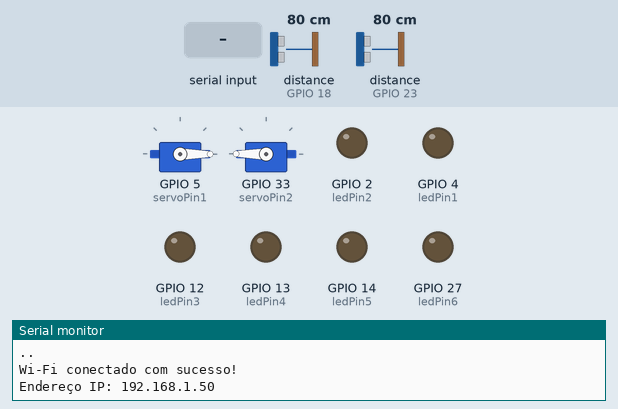
The sketch below on a simulated ESP32. Shown: 2 × servo, output pins drawn as LEDs (lit = HIGH), the last lines printed to the serial monitor. Wiring (inferred from the names in the program): 2 × ultrasonic range finder: trigger GPIO 19, echo GPIO 18 / trigger GPIO 22, echo GPIO 23. The inputs (shaded band) are chosen by the test bench; at power-on: distance to the obstacle (sensors on GPIO 18, GPIO 23) 80 cm. The echo pulse lasts 58.3 µs per cm; WiFi joins after 1.5 s; servers stay silent unless stated; pins used as bus, display or sensor lines are not drawn.

Above: at 4.2 s.
4.3 s: distance to the obstacle (sensor on GPIO 18) set to 5 cm
5.8 s: distance to the obstacle (sensor on GPIO 18) set to 2 cm
At 7.0 s:
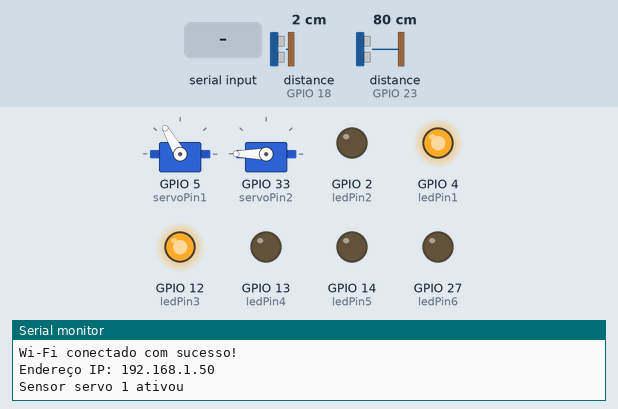
7.4 s: "garageon\n" received over Serial
At 8.5 s:
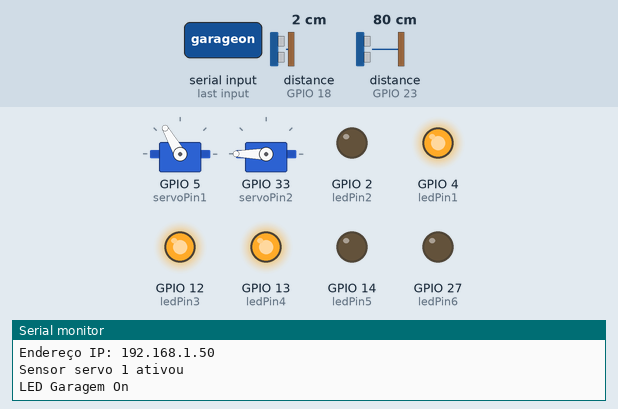
8.9 s: distance to the obstacle (sensor on GPIO 23) set to 5 cm
At 11.12 s:
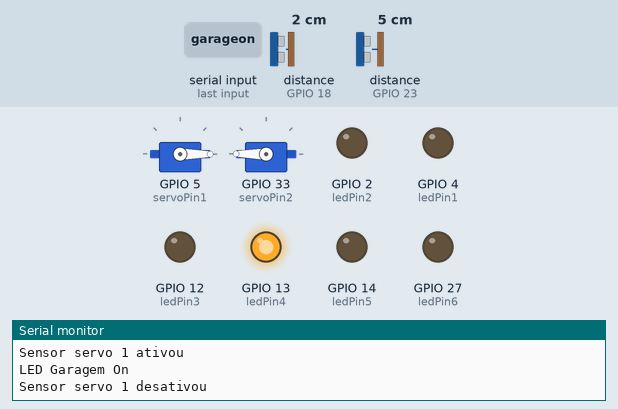
11.9 s: distance to the obstacle (sensor on GPIO 23) set to 2 cm
At 13.1 s:
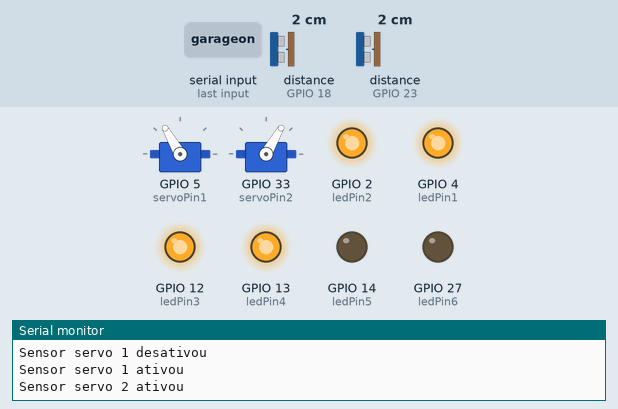
13.5 s: "garageoff\n" received over Serial
Timing chart, 0 to 28.2 s (numbered marks = the images above; inputs shaded):
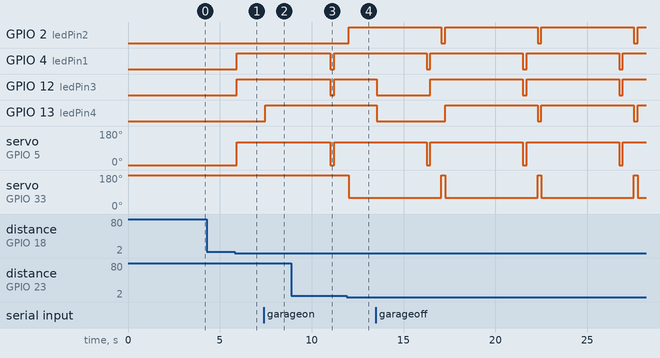

The sketch:

sketch_house_final.ino
```cpp
#include <ESP32Servo.h>
#include <WiFi.h>
#include <ESPAsyncWebServer.h>

const char* ssid = "matheus";
const char* password = "matheus159";

AsyncWebServer server(80);

Servo servoBase1;
const int trigPin1 = 19;
const int echoPin1 = 18;
const int servoPin1 = 5;
const int ledPin1 = 4;

Servo servoBase2;
const int trigPin2 = 22;
const int echoPin2 = 23;
const int servoPin2 = 33;
const int ledPin2 = 2;

const int ledPin4 = 13;
const int ledPin3 = 12;
const int ledPin5 = 14;
const int ledPin6 = 27;

unsigned long servo1StartTime = 0;
unsigned long servo2StartTime = 0;
bool servo1Active = false;
bool servo2Active = false;
bool commandServo1Active = false;
bool commandServo2Active = false;

void setup() {
    Serial.begin(9600);
    delay(1000);

    servoBase1.attach(servoPin1);
    servoBase1.write(0);
    pinMode(trigPin1, OUTPUT);
    pinMode(echoPin1, INPUT);
    pinMode(ledPin1, OUTPUT);

    servoBase2.attach(servoPin2);
    servoBase2.write(180);
    pinMode(trigPin2, OUTPUT);
    pinMode(echoPin2, INPUT);
    pinMode(ledPin2, OUTPUT);

    pinMode(ledPin3, OUTPUT);
    pinMode(ledPin4, OUTPUT);
    pinMode(ledPin5, OUTPUT);
    pinMode(ledPin6, OUTPUT);

    Serial.println("Conectando à rede Wi-Fi...");
    WiFi.begin(ssid, password);

    while (WiFi.status() != WL_CONNECTED) {
        delay(1000);
        Serial.print(".");
    }

    Serial.println();
    Serial.println("Wi-Fi conectado com sucesso!");
    Serial.print("Endereço IP: ");
    Serial.println(WiFi.localIP());

    server.on("/servo1", HTTP_GET, [](AsyncWebServerRequest *request) {
        commandServo1Active = true;
        servoBase1.write(120);
        digitalWrite(ledPin1, HIGH);
        digitalWrite(ledPin3, HIGH);
        request->send(200, "text/plain", "Servo 1 acionado e permanecerá em 180 graus.");
    });

    server.on("/servo2", HTTP_GET, [](AsyncWebServerRequest *request) {
        commandServo2Active = true;
        servoBase2.write(60);
        digitalWrite(ledPin2, HIGH);
        digitalWrite(ledPin4, HIGH);
        request->send(200, "text/plain", "Servo 2 acionado e permanecerá em 0 graus.");
    });

    server.on("/servo1off", HTTP_GET, [](AsyncWebServerRequest *request) {
        servoBase1.write(0);
        digitalWrite(ledPin1, LOW);
        request->send(200, "text/plain", "Servo 1 retornou ao estado inicial.");
        commandServo1Active = false;
    });

    server.on("/servo2off", HTTP_GET, [](AsyncWebServerRequest *request) {
        servoBase2.write(180);
        digitalWrite(ledPin2, LOW);
        request->send(200, "text/plain", "Servo 2 retornou ao estado inicial.");
        commandServo2Active = false;
    });

    server.on("/garageon", HTTP_GET, [](AsyncWebServerRequest *request) {
        digitalWrite(ledPin3, HIGH);
        digitalWrite(ledPin4, HIGH);
        request->send(200, "text/plain", "LED Garagem On");
    });

    server.on("/garageoff", HTTP_GET, [](AsyncWebServerRequest *request) {
        digitalWrite(ledPin3, LOW);
        digitalWrite(ledPin4, LOW);
        request->send(200, "text/plain", "LED Garagem Off");
    });

    server.on("/topon", HTTP_GET, [](AsyncWebServerRequest *request) {
        digitalWrite(ledPin5, HIGH);
        digitalWrite(ledPin6, HIGH);
        request->send(200, "text/plain", "LED Superior On");
    });

    server.on("/topoff", HTTP_GET, [](AsyncWebServerRequest *request) {
        digitalWrite(ledPin5, LOW);
        digitalWrite(ledPin6, LOW);
        request->send(200, "text/plain", "LED Superior Off");
    });

    server.begin();
}

void loop() {
    handleUltrasonicSensors();
    delay(100);
    handleSerialCommands();
    delay(100);
}

void handleSerialCommands() {
    if (Serial.available()) {
        String comando = Serial.readStringUntil('\n');

        if (comando == "garageon") {
            digitalWrite(ledPin3, HIGH);
            digitalWrite(ledPin4, HIGH);
            Serial.println("LED Garagem On");

        } else if (comando == "garageoff") {
            digitalWrite(ledPin3, LOW);
            digitalWrite(ledPin4, LOW);
            Serial.println("LED Garagem Off");

        } else if (comando == "topon") {
            digitalWrite(ledPin5, HIGH);
            digitalWrite(ledPin6, HIGH);
            Serial.println("LED Superior On");

        } else if (comando == "topoff") {
            digitalWrite(ledPin5, LOW);
            digitalWrite(ledPin6, LOW);
            Serial.println("LED Superior Off");

        } else if (comando == "servo1") {
            commandServo1Active = true;
            servoBase1.write(120);
            digitalWrite(ledPin1, HIGH);
            digitalWrite(ledPin3, HIGH);
            Serial.println("Servo 1 acionado e permanecerá em 180 graus.");

        } else if (comando == "servo1off") {
            commandServo1Active = false;
            servoBase1.write(0);
            digitalWrite(ledPin1, LOW);
            Serial.println("Servo 1 retornou ao estado inicial.");

        } else if (comando == "servo2") {
            commandServo2Active = true;
            servoBase2.write(60);
            digitalWrite(ledPin2, HIGH);
            digitalWrite(ledPin4, HIGH);
            Serial.println("Servo 2 acionado e permanecerá em 0 graus.");

        } else if (comando == "servo2off") {
            commandServo2Active = false;
            servoBase2.write(180);
            digitalWrite(ledPin2, LOW);
            Serial.println("Servo 2 retornou ao estado inicial.");
        }
    }
}

void handleUltrasonicSensors() {
    if (!commandServo1Active) {
        long duration1, distance1;

        digitalWrite(trigPin1, LOW);
        delayMicroseconds(2);
        digitalWrite(trigPin1, HIGH);
        delayMicroseconds(10);
        digitalWrite(trigPin1, LOW);

        // Leitura do eco com um timeout de 30 ms para evitar travamento
        duration1 = pulseIn(echoPin1, HIGH, 30000);

        if (duration1 == 0) {
            distance1 = -1;
        } else {
            distance1 = (duration1 * 0.034) / 2;
        }

        if (distance1 > 0 && distance1 <= 2 && !servo1Active) {
            servoBase1.write(120);
            digitalWrite(ledPin1, HIGH);
            digitalWrite(ledPin3, HIGH);
            servo1StartTime = millis();
            servo1Active = true;
            Serial.println("Sensor servo 1 ativou");
        } else if (servo1Active && (millis() - servo1StartTime >= 5000)) {
            servo1Active = false;
            servoBase1.write(0);
            digitalWrite(ledPin1, LOW);
            digitalWrite(ledPin3, LOW);
            Serial.println("Sensor servo 1 desativou");
        }
    }

    if (!commandServo2Active) {
        long duration2, distance2;

        digitalWrite(trigPin2, LOW);
        delayMicroseconds(2);
        digitalWrite(trigPin2, HIGH);
        delayMicroseconds(10);
        digitalWrite(trigPin2, LOW);

        duration2 = pulseIn(echoPin2, HIGH, 30000);

        if (duration2 == 0) {
            distance2 = -1;
        } else {
            distance2 = (duration2 * 0.034) / 2;
        }

        if (distance2 > 0 && distance2 <= 2 && !servo2Active) {
            servoBase2.write(60);
            digitalWrite(ledPin2, HIGH);
            digitalWrite(ledPin4, HIGH);
            servo2StartTime = millis();
            servo2Active = true;
            Serial.println("Sensor servo 2 ativou");
        } else if (servo2Active && (millis() - servo2StartTime >= 5000)) {
            servo2Active = false;
            servoBase2.write(180);
            digitalWrite(ledPin2, LOW);
            digitalWrite(ledPin4, LOW);
            Serial.println("Sensor servo 2 desativou");
        }
    }
}
```

Measured:
- the behaviour switches between 4 and 3 cm on distance to the obstacle (sensor on GPIO 18) (found by bisection; images 0 and 1)
- the behaviour switches between 4 and 3 cm on distance to the obstacle (sensor on GPIO 23) (found by bisection; images 3 and 4)
- after the input at 4.3 s, every drawn part: stays the same
- after the input at 5.8 s, GPIO 4 (ledPin1), GPIO 12 (ledPin3): LOW → HIGH after 0.12 s; servo on GPIO 5 (servoPin1): 0° → 120° after 0.12 s
- after the input at 7.4 s, GPIO 13 (ledPin4): LOW → HIGH after 0.07 s
- after the input at 11.9 s, GPIO 2 (ledPin2): LOW → HIGH after 0.13 s; servo on GPIO 33 (servoPin2): 180° → 60° after 0.13 s
